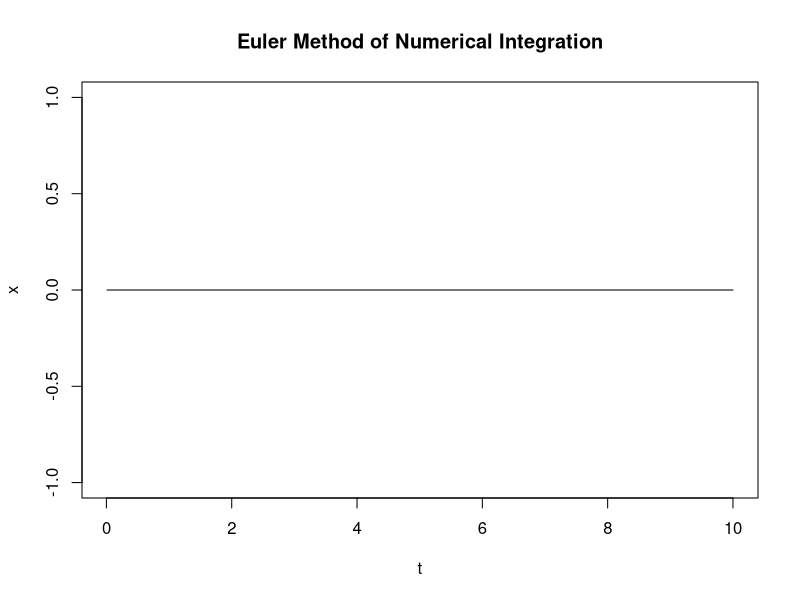

Source code (R):
fn <- function()
{
  return (0)
}

# initial conditions
x0 = 0

# simulation parameters
T = 10
dt = 0.01
num_iterations = T / dt

x = numeric(num_iterations)
x[1] = x0

for(i in 2:num_iterations)
{
  x[i] = x[i-1] + fn() * dt
}

t = seq(from = dt, to = T, by = dt)
plot(t, x, type = "l", main = "Euler Method of Numerical Integration")


